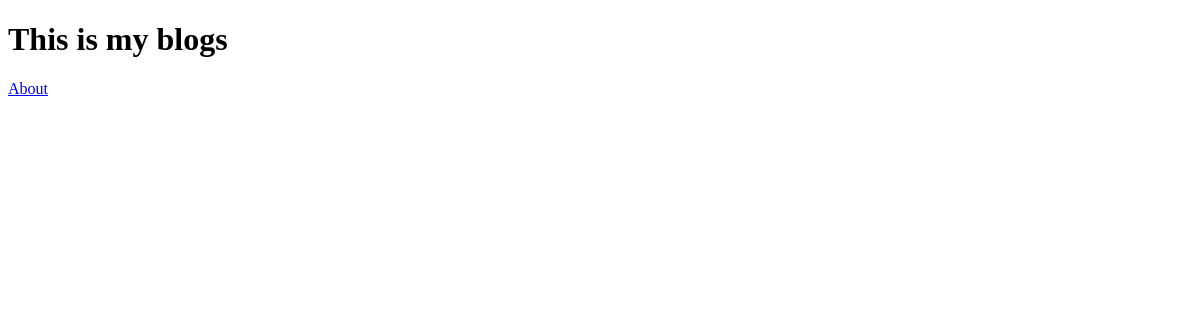
The app's page /, older data.
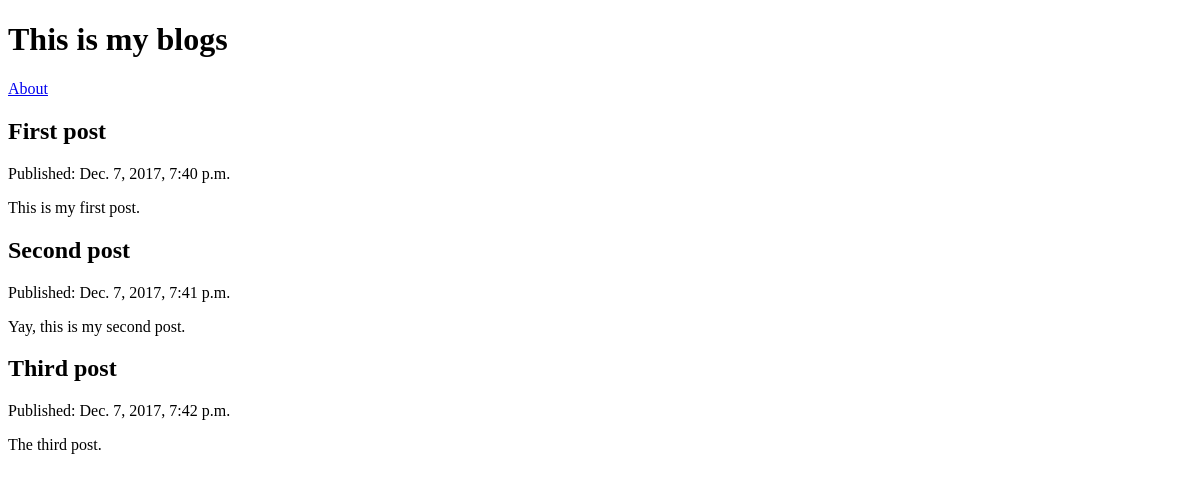
The same page, newer data.
### blog/models.py (models this page shows, shortened)
class Post(models.Model):
    author = models.ForeignKey('auth.User')
    title = models.CharField(max_length=200)
    text = models.TextField()
    created_date = models.DateField(default=timezone.now)
    published_date = models.DateTimeField(blank=True, null=True)

### blog/views.py (the view)
# urls.py: url(r'^$', views.post_list, name='post_list'),
def post_list(request):
    posts = Post.objects.filter(published_date__lte=timezone.now()).order_by('published_date')
    return render(request, 'blog/post_list.html', {'posts': posts})

### blog/templates/blog/post_list.html (shortened to what this page needs)
<!DOCTYPE html>
<html lang="en">
<head>
</head>
<body>
    <h1>This is my blogs</h1>
    <p><a href="/about">About</a></p>
    <div>
    {% for post in posts %}
        <article>
            <h1>{{ post.title }}</h1>
            <p>Published: {{ post.published_date }}</p>
            <p>{{ post.text | linebreaksbr }}</p>
        </article>
    {% endfor %}
    </div>
</body>
</html>

Row changes from the older to the newer data that the page shows:
added Post: title "First post", published_date "Dec. 7, 2017, 7:40 p.m.", text "This is my first post."
added Post: title "Second post", published_date "Dec. 7, 2017, 7:41 p.m.", text "Yay, this is my second post."
added Post: title "Third post", published_date "Dec. 7, 2017, 7:42 p.m.", text "The third post."
